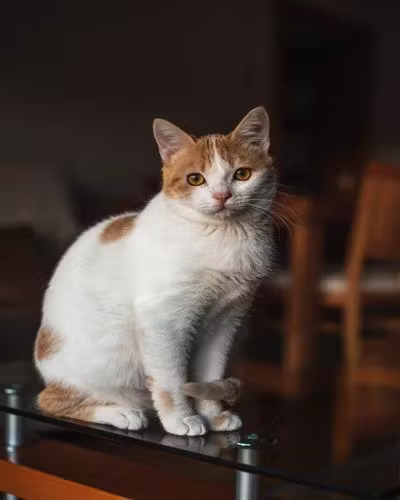
#> input picture Project/image.jpg, 400 x 500 px
$ python randomcrop.py
#> lines starting #> are read from the running program, lines starting #| are printed output that depends on the picture
from PIL import Image
import random
image = Image.open("image.jpg") # input the image
#> image is the input picture: PIL image 400x500 RGB; mean R, G, B 74.9, 61.6, 55.8
image = image.resize((1000, 1000)) # resize the image to 300x300
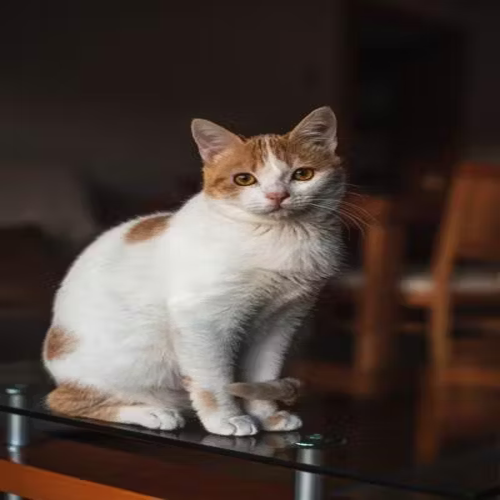
#> image: PIL image 1000x1000 RGB (shown at 1/2 size); mean R, G, B 74.9, 61.6, 55.9
width, height = image.size # get the image size
#> width = 1000; height = 1000
crop_size = 500 # define the crop size
x = random.randint(0, width - crop_size) # generate a random x coordinate
#> x = 432
y = random.randint(0, height - crop_size) # generate a random y coordinate
#> y = 197
box = (x, y, x + crop_size, y + crop_size) # define the box parameter
#> box = (432, 197, 932, 697)
image_c = image.crop(box) # crop the image randomly
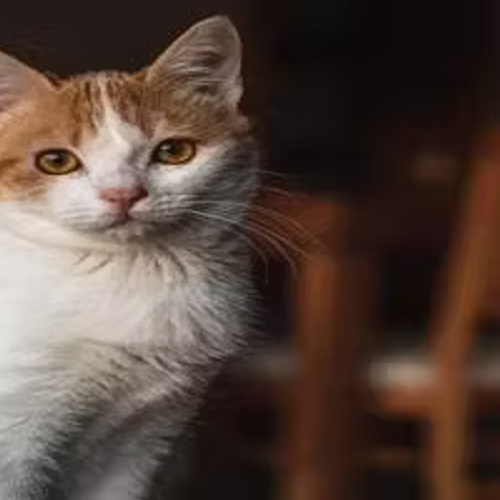
#> image_c: PIL image 500x500 RGB; mean R, G, B 84.5, 67.1, 58.8
image_c.show() # print the cropped image
